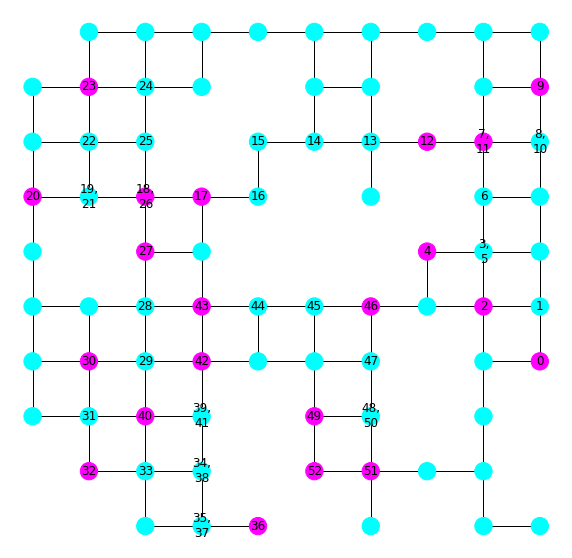

The Python source for this figure:
# ---
# jupyter:
#   jupytext:
#     formats: ipynb,py:light
#     text_representation:
#       extension: .py
#       format_name: light
#       format_version: '1.5'
#       jupytext_version: 1.6.0
#   kernelspec:
#     display_name: nx-concorde
#     language: python
#     name: nx-concorde
# ---

# # nx-concorde example

from random import sample, seed, choice
import functools

import networkx as nx
import matplotlib.pyplot as plt
from scipy.spatial import distance

from nx_concorde.graph import calc_path_matrix, calc_distance_matrix, calc_tour

# Creating a 2-dimensional, grid-like graph with some holes.
seed(42)
graph = nx.grid_2d_graph(10, 10)
graph = graph.subgraph(sample(graph.nodes(), 80))
graph = graph.subgraph(max(nx.connected_components(graph), key=len))

# +
# Looking at the graph.
fig = plt.figure(figsize=(10, 10))

nx.draw(
    graph, pos={node: node for node in graph.nodes()}, ax=fig.gca(), with_labels=True
)
# -

# For a grid graph, block distance is a good heuristic.
block_distance = functools.partial(distance.minkowski, p=1)

# Calculating the path matrix. You can specify the number of threads with the `nodes` argument.
path_matrix = calc_path_matrix(graph, block_distance, nodes=1)

# Calculating the distance matrix from the node matrix.
distance_matrix = calc_distance_matrix(graph, path_matrix)

# Let's select 20 random nodes we want to visit.
NUM_VISIT_NODES = 20
visit_nodes = sorted(sample(graph.nodes(), k=NUM_VISIT_NODES))

# Let's select a random start and end node.
start_node = choice(list(graph.nodes()))
end_node = choice(list(graph.nodes()))

# We are calculating the optimal path that starts at start_node, ends at end_node and visits all visit_nodes.
tour = calc_tour(graph, start_node, end_node, visit_nodes, path_matrix, distance_matrix)

# Some labels to understand the path better.
labels = {}
for idx, node in enumerate(tour):
    labels[node] = labels.get(node, []) + [str(idx)]
labels = {node: ",\n".join(idxs) for node, idxs in labels.items()}

# +
# Let's plot the optimal tour.
fig = plt.figure(figsize=(10, 10))

nx.draw(
    graph,
    pos={node: node for node in graph.nodes()},
    ax=fig.gca(),
    node_color=[
        1 if node in visit_nodes + [start_node, end_node] else 0
        for node in graph.nodes()
    ],
    labels=labels,
    with_labels=True,
    cmap="cool",
)
